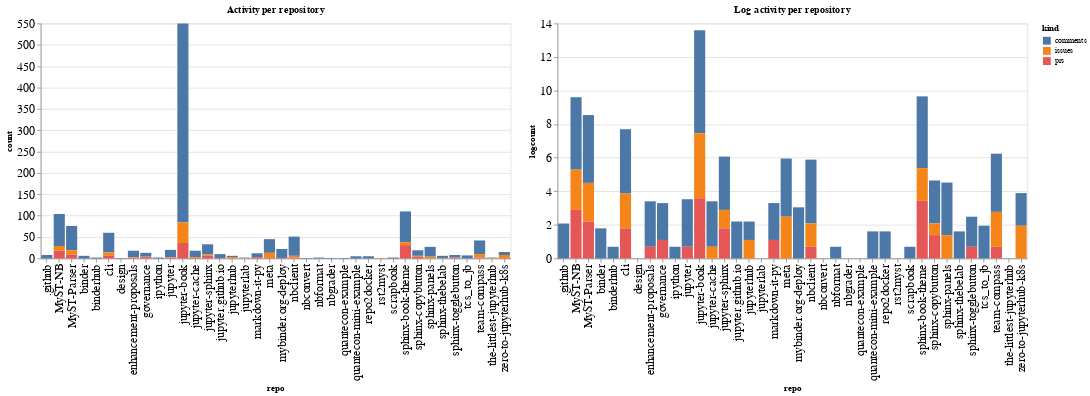

The cell this chart's notebook holds for it:
### Code cell
ch1 = alt.Chart(repo_summaries, width=600, title="Activity per repository").mark_bar().encode(
    x='repo',
    y='count',
    color='kind',
    tooltip="kind"
)

ch2 = alt.Chart(repo_summaries, width=600, title="Log activity per repository").mark_bar().encode(
    x='repo',
    y='logcount',
    color='kind',
    tooltip="kind"
)

ch1 | ch2

### Figure 1 — Vega-Lite specification as saved in the notebook (floating-point values rounded to 4 significant figures)
{"config": {"axisLeft": {"labelFontSize": 15}, "axisBottom": {"labelFontSize": 15}}, "hconcat": [{"mark": "bar", "encoding": {"color": {"type": "nominal", "field": "kind"}, "tooltip": {"type": "nominal", "field": "kind"}, "x": {"type": "nominal", "field": "repo"}, "y": {"type": "quantitative", "field": "count"}}, "title": "Activity per repository", "width": 600}, {"mark": "bar", "encoding": {"color": {"type": "nominal", "field": "kind"}, "tooltip": {"type": "nominal", "field": "kind"}, "x": {"type": "nominal", "field": "repo"}, "y": {"type": "quantitative", "field": "logcount"}}, "title": "Log activity per repository", "width": 600}], "data": {"name": "data-edd446dbf9e9da35f47aba5c95d29552"}, "$schema": "https://vega.github.io/schema/vega-lite/v4.8.1.json", "datasets": {"data-edd446dbf9e9da35f47aba5c95d29552": [{"repo": ".github", "kind": "comments", "count": 8, "logcount": 2.079}, {"repo": "MyST-NB", "kind": "comments", "count": 75, "logcount": 4.317}, {"repo": "MyST-NB", "kind": "issues", "count": 11, "logcount": 2.398}, {"repo": "MyST-NB", "kind": "prs", "count": 18, "logcount": 2.89}, {"repo": "MyST-Parser", "kind": "comments", "count": 57, "logcount": 4.043}, {"repo": "MyST-Parser", "kind": "issues", "count": 10, "logcount": 2.303}, {"repo": "MyST-Parser", "kind": "prs", "count": 9, "logcount": 2.197}, {"repo": "binder", "kind": "comments", "count": 6, "logcount": 1.792}, {"repo": "binderhub", "kind": "comments", "count": 2, "logcount": 0.6931}, {"repo": "cli", "kind": "comments", "count": 46, "logcount": 3.829}, {"repo": "cli", "kind": "issues", "count": 8, "logcount": 2.079}, {"repo": "cli", "kind": "prs", "count": 6, "logcount": 1.792}, {"repo": "design", "kind": "comments", "count": 1, "logcount": 0.0}, {"repo": "enhancement-proposals", "kind": "comments", "count": 15, "logcount": 2.708}, {"repo": "enhancement-proposals", "kind": "issues", "count": 1, "logcount": 0.0}, {"repo": "enhancement-proposals", "kind": "prs", "count": 2, "logcount": 0.6931}, {"repo": "governance", "kind": "comments", "count": 9, "logcount": 2.197}, {"repo": "governance", "kind": "issues", "count": 1, "logcount": 0.0}, {"repo": "governance", "kind": "prs", "count": 3, "logcount": 1.099}, {"repo": "ipython", "kind": "comments", "count": 2, "logcount": 0.6931}, {"repo": "jupyter", "kind": "comments", "count": 17, "logcount": 2.833}, {"repo": "jupyter", "kind": "issues", "count": 1, "logcount": 0.0}, {"repo": "jupyter", "kind": "prs", "count": 2, "logcount": 0.6931}, {"repo": "jupyter-book", "kind": "comments", "count": 466, "logcount": 6.144}, {"repo": "jupyter-book", "kind": "issues", "count": 48, "logcount": 3.871}, {"repo": "jupyter-book", "kind": "prs", "count": 36, "logcount": 3.584}, {"repo": "jupyter-cache", "kind": "comments", "count": 15, "logcount": 2.708}, {"repo": "jupyter-cache", "kind": "issues", "count": 2, "logcount": 0.6931}, {"repo": "jupyter-cache", "kind": "prs", "count": 1, "logcount": 0.0}, {"repo": "jupyter-sphinx", "kind": "comments", "count": 24, "logcount": 3.178}, {"repo": "jupyter-sphinx", "kind": "issues", "count": 3, "logcount": 1.099}, {"repo": "jupyter-sphinx", "kind": "prs", "count": 6, "logcount": 1.792}, {"repo": "jupyter.github.io", "kind": "comments", "count": 9, "logcount": 2.197}, {"repo": "jupyter.github.io", "kind": "prs", "count": 1, "logcount": 0.0}, {"repo": "jupyterhub", "kind": "comments", "count": 3, "logcount": 1.099}, {"repo": "jupyterhub", "kind": "issues", "count": 3, "logcount": 1.099}, {"repo": "jupyterlab", "kind": "comments", "count": 1, "logcount": 0.0}, {"repo": "jupyterlab", "kind": "issues", "count": 1, "logcount": 0.0}, {"repo": "markdown-it-py", "kind": "comments", "count": 9, "logcount": 2.197}, {"repo": "markdown-it-py", "kind": "prs", "count": 3, "logcount": 1.099}, {"repo": "meta", "kind": "comments", "count": 32, "logcount": 3.466}, {"repo": "meta", "kind": "issues", "count": 12, "logcount": 2.485}, {"repo": "meta", "kind": "prs", "count": 1, "logcount": 0.0}, {"repo": "mybinder.org-deploy", "kind": "comments", "count": 21, "logcount": 3.045}, {"repo": "mybinder.org-deploy", "kind": "prs", "count": 1, "logcount": 0.0}, {"repo": "nbclient", "kind": "comments", "count": 45, "logcount": 3.807}, {"repo": "nbclient", "kind": "issues", "count": 4, "logcount": 1.386}, {"repo": "nbclient", "kind": "prs", "count": 2, "logcount": 0.6931}, {"repo": "nbconvert", "kind": "comments", "count": 1, "logcount": 0.0}, {"repo": "nbformat", "kind": "comments", "count": 2, "logcount": 0.6931}, {"repo": "nbgrader", "kind": "comments", "count": 1, "logcount": 0.0}, {"repo": "quantecon-example", "kind": "comments", "count": 1, "logcount": 0.0}, {"repo": "quantecon-mini-example", "kind": "comments", "count": 5, "logcount": 1.609}, {"repo": "repo2docker", "kind": "comments", "count": 5, "logcount": 1.609}, {"repo": "rst2myst", "kind": "issues", "count": 1, "logcount": 0.0}, {"repo": "scrapbook", "kind": "comments", "count": 2, "logcount": 0.6931}, {"repo": "sphinx-book-theme", "kind": "comments", "count": 72, "logcount": 4.277}, {"repo": "sphinx-book-theme", "kind": "issues", "count": 7, "logcount": 1.946}, {"repo": "sphinx-book-theme", "kind": "prs", "count": 31, "logcount": 3.434}, {"repo": "sphinx-copybutton", "kind": "comments", "count": 13, "logcount": 2.565}, {"repo": "sphinx-copybutton", "kind": "issues", "count": 2, "logcount": 0.6931}, {"repo": "sphinx-copybutton", "kind": "prs", "count": 4, "logcount": 1.386}, {"repo": "sphinx-panels", "kind": "comments", "count": 23, "logcount": 3.135}, {"repo": "sphinx-panels", "kind": "issues", "count": 4, "logcount": 1.386}, {"repo": "sphinx-thebelab", "kind": "comments", "count": 5, "logcount": 1.609}, {"repo": "sphinx-thebelab", "kind": "issues", "count": 1, "logcount": 0.0}, {"repo": "sphinx-togglebutton", "kind": "comments", "count": 6, "logcount": 1.792}, {"repo": "sphinx-togglebutton", "kind": "prs", "count": 2, "logcount": 0.6931}, {"repo": "tcs_to_jb", "kind": "comments", "count": 7, "logcount": 1.946}, {"repo": "team-compass", "kind": "comments", "count": 32, "logcount": 3.466}, {"repo": "team-compass", "kind": "issues", "count": 8, "logcount": 2.079}, {"repo": "team-compass", "kind": "prs", "count": 2, "logcount": 0.6931}, {"repo": "the-littlest-jupyterhub", "kind": "comments", "count": 1, "logcount": 0.0}, {"repo": "the-littlest-jupyterhub", "kind": "issues", "count": 1, "logcount": 0.0}, {"repo": "zero-to-jupyterhub-k8s", "kind": "comments", "count": 7, "logcount": 1.946}, {"repo": "zero-to-jupyterhub-k8s", "kind": "issues", "count": 7, "logcount": 1.946}, {"repo": "zero-to-jupyterhub-k8s", "kind": "prs", "count": 1, "logcount": 0.0}]}}
